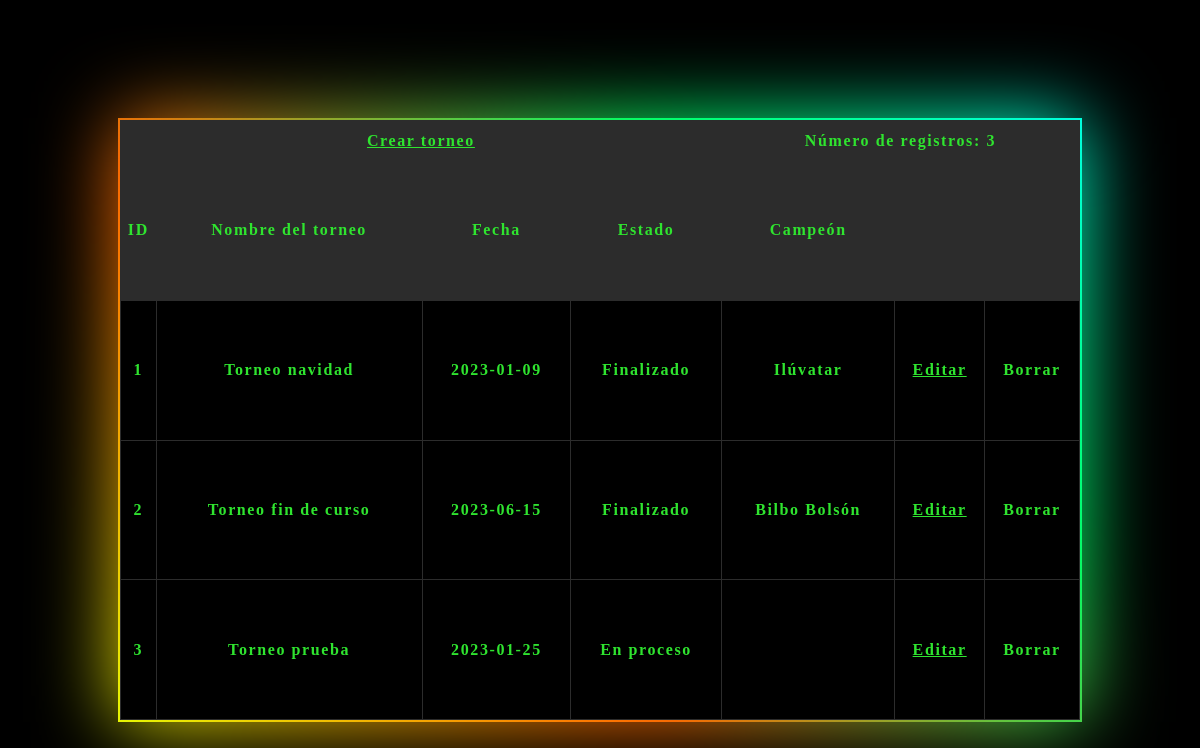
Screenshot of /U4/Ping_pong/vistas/torneosVista.php with the database file from the repository.
### tables this page shows
CREATE TABLE T_Torneo (
    id_torneo INT PRIMARY KEY AUTO_INCREMENT,
    nombre VARCHAR(50) NOT NULL,
    fecha date,
    estado ENUM('Finalizado','En proceso'),
    num_jugadores INT DEFAULT 8,
    campeon varchar(50)
);

### U4/Ping_pong/accesoDatos/torneosAccesoDatos.php (called while the page is built, shortened)
<?php
class TorneoAccesoDatos {
    function obtener() {
        $conexion = mysqli_connect('localhost','root','12345');
        mysqli_select_db($conexion, 'torneos_pingPong');
        $consulta = mysqli_prepare($conexion, "SELECT
                                                    id_torneo, nombre, fecha, estado, campeon
                                                FROM
                                                    T_Torneo;");
        $consulta->execute();
        $result = $consulta->get_result();
        $torneos =  array();
        while ($myrow = $result->fetch_assoc()) {
            array_push($torneos, $myrow);
        }
        return $torneos;
    }
}
?>

### U4/Ping_pong/negocio/torneosReglasNegocio.php (called while the page is built, shortened)
<?php
require("../accesoDatos/torneosAccesoDatos.php");
class TorneoReglasNegocio {
    private $ID;
    private $NOMBRE;
    private $FECHA;
    private $ESTADO;
    private $CAMPEON;
    function init($id, $nombre, $fecha, $estado, $campeon) {
        $this->ID = $id;
        $this->NOMBRE = $nombre;
        $this->FECHA = $fecha;
        $this->ESTADO = $estado;
        $this->CAMPEON = $campeon;
    }
    function getID() {
        return $this->ID;
    }
    function getNOMBRE() {
        return $this->NOMBRE;
    }
    function getFECHA() {
        return $this->FECHA;
    }
    function getESTADO(){
        return $this->ESTADO;
    }
    function getCAMPEON(){
        return $this->CAMPEON;
    }
    function obtener() {
        $torneosDAL = new TorneoAccesoDatos();
        $results = $torneosDAL->obtener();
        $listaTorneos =  array();
        foreach ($results as $torneo) {
            $oTorneosReglasNegocio = new TorneoReglasNegocio();
            $oTorneosReglasNegocio->init($torneo['id_torneo'], $torneo['nombre'], $torneo['fecha'], $torneo['estado'], $torneo['campeon']);
            array_push($listaTorneos,$oTorneosReglasNegocio);
        }
        return $listaTorneos;
    }
}
?>

### U4/Ping_pong/vistas/torneosVista.php (the view, shortened to what this page needs)
<!doctype html>
<html>
<head>
    <link rel='stylesheet' href='../css/torneosVista.css'>
</head>
<body>
    <?php
    require('../negocio/torneosReglasNegocio.php');
    $torneosBL = new TorneoReglasNegocio();
    $datosTorneos = $torneosBL->obtener();
    echo "<div class='bloque brillo'>
        <table>";
        echo"<tr class='crear'>
            <th colspan='4'>
                <a href='gestionTorneosVista.php?modo=creacion'>Crear torneo</a>
            </th>
            <th colspan='3'>
                <p>Número de registros: ".count($datosTorneos)."</p>
            </th>
            </tr>
            <tr class='identificador'>
                <th>ID</th>
                <th>Nombre del torneo</th>
                <th>Fecha</th>
                <th>Estado</th>
                <th>Campeón</th>
                <th></th>
                <th></th>
            </tr>";
    foreach ($datosTorneos as $torneos){
        echo "<tr>";
        echo "<th>".$torneos->getID()."</th>";
        echo "<th>".$torneos->getNOMBRE()."</th>";
        echo "<th>".$torneos->getFECHA()."</th>";
        echo "<th>".$torneos->getESTADO()."</th>";
        echo "<th>".$torneos->getCAMPEON()."</th>";
        echo "<th><a href='gestionTorneosVista.php?modo=edicion&id=".$torneos->getID()."'>Editar</a></th>";
        echo "<th>Borrar</th>";
        echo "</tr>";
    }
    echo "</table>
        </div>";
    ?>
</body>
</html>

### U4/Ping_pong/css/torneosVista.css (style rules this page uses)
* { margin: 0px; padding: 0px; }
body { background-color: black; }
.bloque { position: relative; margin: 10% auto 0; width: 80%; height: 600px; background: black; }
.brillo::before, .brillo::after { content: ''; position: absolute; left: -2px; top: -2px; background: linear-gradient(45deg, #e6fb04,#ff6600,#00ff66,#00ffff,#ff00ff,#ff0099,#6e0dd0,#ff3300,#099fff); background-size: 400%; width: calc(100% + 4px); height: calc(100% + 4px); z-index: -1; animation: brilloAnimacion 20s linear infinite; }
.brillo::after { filter: blur(40px); }
table, th, td { border: 1px solid rgb(44,44,44); border-collapse: collapse; color: hsl(120, 77%, 54%); letter-spacing: 0.1em; }
table { width: 100%; height: 100%; }
.identificador { background-color: rgb(44,44,44); }
.crear { height: 40px; background-color: rgb(44,44,44); }
a { color: hsl(120, 77%, 54%); }

### rows the page displays
t_torneo: id_torneo "1", nombre "Torneo navidad", fecha "2023-01-09", estado "Finalizado", campeon "Ilúvatar"
t_torneo: id_torneo "2", nombre "Torneo fin de curso", fecha "2023-06-15", estado "Finalizado", campeon "Bilbo Bolsón"
t_torneo: id_torneo "3", nombre "Torneo prueba", fecha "2023-01-25", estado "En proceso"

### other values shown
count($datosTorneos) "3"
